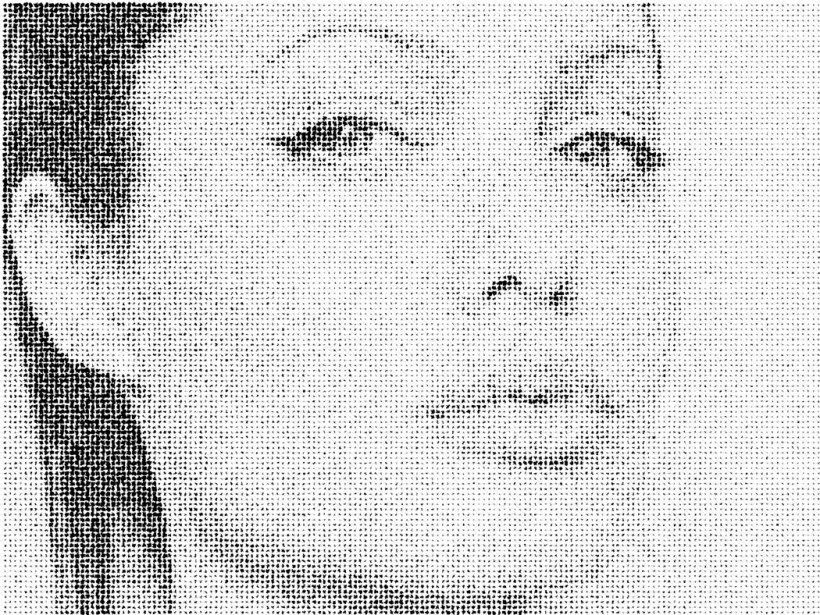
#> input picture raster_imgs/0.png, 820 x 615 px; its folder holds only this picture in this run
$ jupyter execute --allow-errors 'Laboratory assignment - CompVizLab I - Phawit.ipynb'
#> lines starting #> are read from the running program, lines starting #| are printed output that depends on the picture
# Laboratory assignment - CompVizLab I
#### Student Name: Phawit Boonrat

### Removing raster from an image

For example, when scanning images published in an old newspaper, the graphics frequently exhibit raster effects resulting from historical printing technology using printer's ink. These effects are undesirable in a digital version of the image and should therefore be removed.

Devise a pipeline for this removal and implement it as a tool for treating arbitrary scanned, rasterized images. Run the code as a demonstration of your tool for several example images and display before - after results. Consult the literature for theory and methodology.

---

## I.Methodology
The pipeline implemented in this tool follows these steps:
1.  **Image Acquisition:** Converting the input to grayscale to analyze intensity patterns.
2.  **Fourier Transform:** Moving the image from the **Spatial Domain** to the **Frequency Domain** using FFT.
3.  **Frequency Filtering:** Applying a **Gaussian Low-Pass Filter (GLPF)** to suppress high-frequency components (the raster dots) while preserving low-frequency structures (the main image).
4.  **Inverse Transform:** Reconstructing the image back to the Spatial Domain.

## II.Import Librely

[cell 1]
import cv2
import numpy as np
import matplotlib.pyplot as plt
import requests
import os
import glob

def display_results(images, titles):
    plt.figure(figsize=(18, 6))
    for i in range(len(images)):
        plt.subplot(1, len(images), i+1)
        plt.imshow(images[i], cmap='gray')
        plt.title(titles[i])
        plt.axis('off')
    plt.tight_layout()
    plt.show()

## III.Download Image

[cell 2]
# download images to local
img_urls = [ "https://cgraphiccg.wordpress.com/wp-content/uploads/2016/09/rastersquigle11.jpg?w=820&h=615",
             "https://i.sstatic.net/3uvzh.jpg",
             "https://i.sstatic.net/zjQNA.jpg",
             "https://i.sstatic.net/J4Xtg.jpg",
            ]
output_dir = "raster_imgs"
os.makedirs("output_dir", exist_ok=True)

#> (the rest of this cell did not finish here and is left out)

[cell 3]
## Visualize
# image to numpy
image_paths = sorted(glob.glob(f"{output_dir}/*.png"))
imgs = []
for i, img_path in enumerate(image_paths):
    img = cv2.imread(img_path)
#> img is the input picture: shape (615, 820, 3); min 0, max 255, mean 211.3
    img = cv2.cvtColor(img, cv2.COLOR_BGR2RGB)
    imgs.append(img)

# plot
display_results(imgs, image_paths)
#> the loop in display_results, `for i in range(len(images)):` made 1 pass

## IV.Methology (step by step)

[cell 4]
# Image to Frequency Domain
image = cv2.imread('raster_imgs/0.png', 0)
dft = np.fft.fft2(image)
dft_shift = np.fft.fftshift(dft)

# Calculate Magnitude Spectrum (Log scale for visualization)
magnitude_spectrum = 20 * np.log(np.abs(dft_shift) + 1)
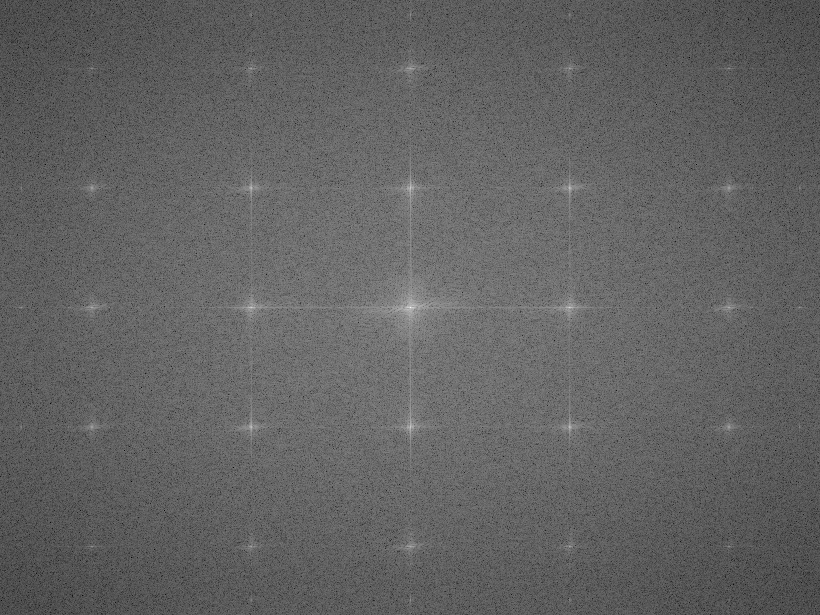
#> magnitude_spectrum: shape (615, 820) float64; min 73.53, max 369.7, mean 188.3; drawn with min black and max white

# plot
display_results([image, magnitude_spectrum], ['Original Scanned Image', 'Frequency Spectrum'])
#> the loop in display_results (call 2), `for i in range(len(images)):` made 2 passes
#> in display_results (call 2), `plt.show()`:
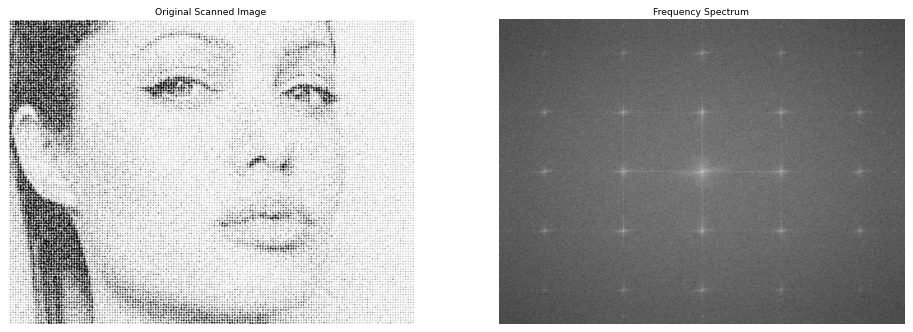
#> figure drawn by matplotlib, 2 panels

[cell 5]
## Filter Implementation
rows, cols = image.shape
crow, ccol = rows // 2 , cols // 2

# Create a Gaussian Low Pass Filter
# This smooths the transition compared to a hard circular mask, reducing artifacts.
def create_gaussian_mask(rows, cols, sigma):
#> called with rows = 615, cols = 820, sigma = 40
    x = np.linspace(-ccol, cols - ccol, cols)
    y = np.linspace(-crow, rows - crow, rows)
    x, y = np.meshgrid(x, y)
    mask = np.exp(-(x**2 + y**2) / (2 * sigma**2))
    return mask

# Adjust 'sigma' based on the intensity of the raster dots
sigma_value = 40
mask = create_gaussian_mask(rows, cols, sigma_value)

# 5. Apply Mask to the shifted DFT
fshift_filtered = dft_shift * mask

display_results([magnitude_spectrum, mask, 20*np.log(np.abs(fshift_filtered)+1)],
                ['Original Spectrum', 'Gaussian Filter Mask', 'Filtered Spectrum'])
#> the loop in display_results (call 3), `for i in range(len(images)):` made 3 passes
#> in display_results (call 3), `plt.show()`:
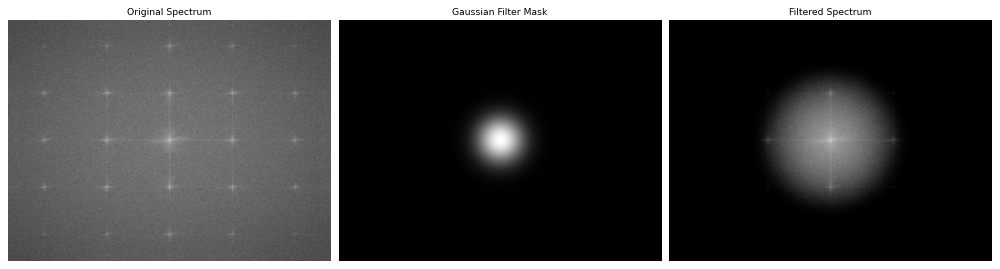
#> figure drawn by matplotlib, 3 panels

[cell 6]
## Reconstruction and Final Results (Code)
# Inverse FFT to return to spatial domain
f_ishift = np.fft.ifftshift(fshift_filtered)
img_back = np.fft.ifft2(f_ishift)
img_back = np.abs(img_back)
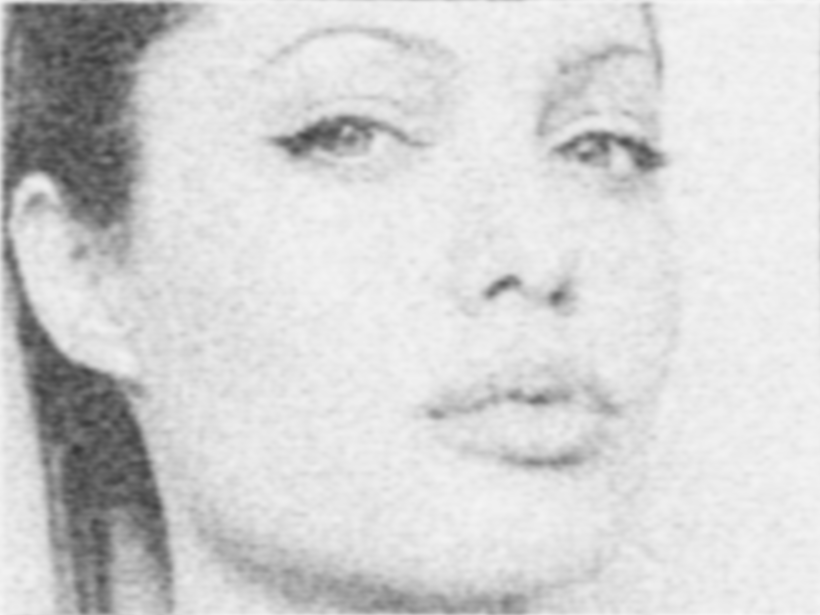
#> img_back: shape (615, 820) float64; min 54.78, max 248.3, mean 211.3

# Normalize result for display
final_result = cv2.normalize(img_back, None, 0, 255, cv2.NORM_MINMAX).astype(np.uint8)
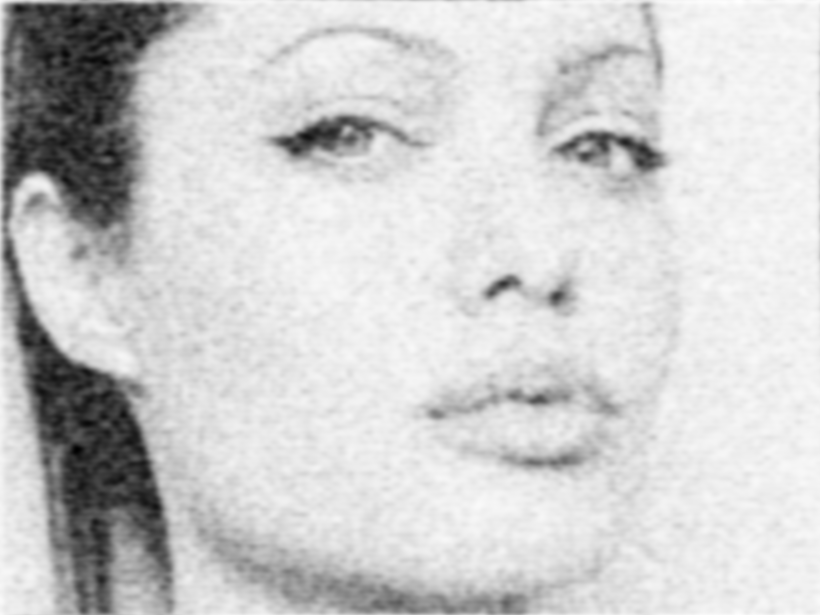
#> final_result: shape (615, 820); min 0, max 255, mean 205.8

# Comparison Display
print("Final Comparison: Before vs. After De-screening")
display_results([image, final_result], ['Original (With Raster)', 'Cleaned (De-screened)'])

## 3.Slide bar adjust

[cell 7]
import numpy as np
import cv2
import matplotlib.pyplot as plt
from ipywidgets import interact, IntSlider, FloatSlider


def raster_fft_denoise(image_path):
    # --- 1. Load image ---
#> called with image_path = 'raster_imgs/0.png'
    img = cv2.imread(image_path, 0)

    if img is None:
        print(f"Cannot load image: {image_path}")
        return

    # --- 2. Precompute FFT ---
    dft = np.fft.fft2(img)
    dft_shift = np.fft.fftshift(dft)

    rows, cols = img.shape
    crow, ccol = rows // 2, cols // 2

    # Meshgrid for filter
    x = np.linspace(-ccol, cols - ccol, cols)
    y = np.linspace(-crow, rows - crow, rows)
#> the sliders are set to radius = 50, sharpen = 1.0
    X, Y = np.meshgrid(x, y)

    # --- 3. Processing function ---
    def process_and_show(radius, sharpen):
#> called with radius = 50, sharpen = 1
        sigma = radius + 0.001

        # Gaussian Low Pass Filter
        mask = np.exp(-(X**2 + Y**2) / (2 * sigma**2))

        # Apply filter
        fshift = dft_shift * mask

        # Inverse FFT
        f_ishift = np.fft.ifftshift(fshift)
        img_back = np.abs(np.fft.ifft2(f_ishift))

        # Normalize
        filtered = cv2.normalize(img_back, None, 0, 255, cv2.NORM_MINMAX).astype(np.uint8)

        # Sharpen (Unsharp Mask)
        if sharpen > 0:
            blurred = cv2.GaussianBlur(filtered, (0, 0), 2)
            filtered = cv2.addWeighted(filtered, 1.0 + sharpen, blurred, -sharpen, 0)

        # Spectrum (for visualization)
        magnitude_spectrum = 20 * np.log(np.abs(fshift) + 1)
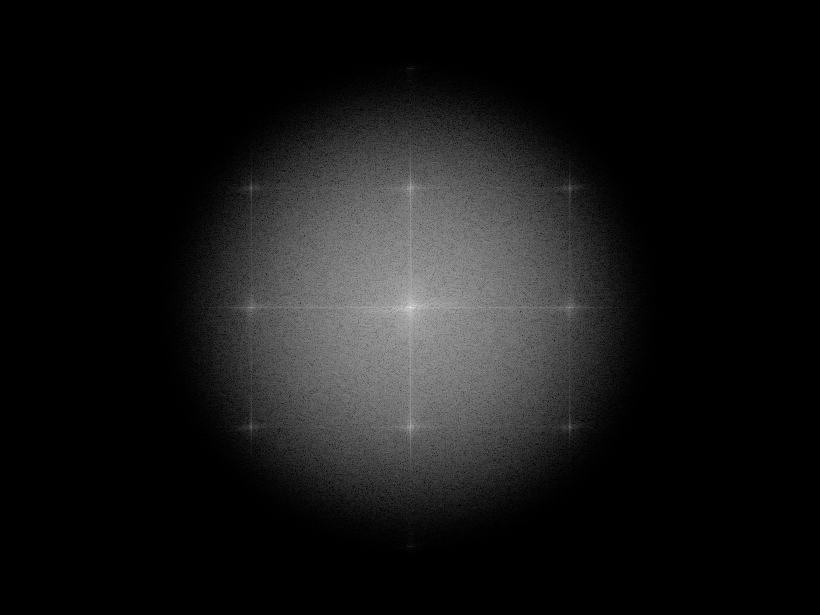
#> magnitude_spectrum: shape (615, 820) float64; min 0, max 369.7, mean 32.7; drawn with min black and max white

        # --- Plot ---
        plt.figure(figsize=(20, 7))

        plt.subplot(131)
        plt.imshow(img, cmap='gray')
        plt.title('1. Original')
        plt.axis('off')

        plt.subplot(132)
        plt.imshow(magnitude_spectrum, cmap='gray')
        plt.title(f'2. Spectrum (R={radius})')
        plt.axis('off')

        plt.subplot(133)
        plt.imshow(filtered, cmap='gray')
        plt.title(f'3. Result (Sharpen={sharpen})')
        plt.axis('off')

        plt.tight_layout()
        plt.show()

    # --- 4. Interactive UI ---
    interact(
        process_and_show,
        radius=IntSlider(
            min=5,
            max=min(crow, ccol)//2,
            step=1,
            value=50,
            description='Radius',
            continuous_update=False
        ),
        sharpen=FloatSlider(
            min=0.0,
            max=10.0,
            step=0.5,
            value=1.0,
            description='Sharpen',
            continuous_update=False
        )
    )

[cell 8]
raster_fft_denoise('raster_imgs/0.png')

[cell 9]
raster_fft_denoise('raster_imgs/1.png')

[cell 10]
raster_fft_denoise('raster_imgs/2.png')

[cell 11]
raster_fft_denoise('raster_imgs/3.png')

$ run again, on raster_imgs/3.png
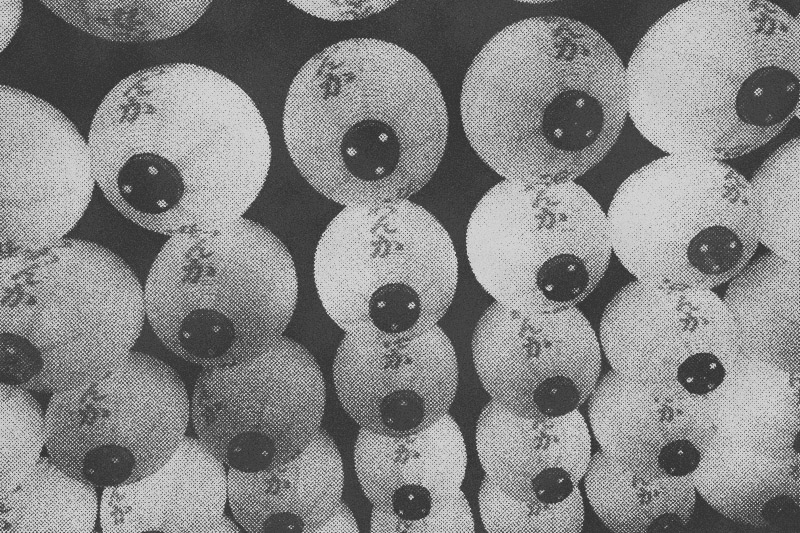
#> input picture raster_imgs/3.png, 800 x 533 px
#> img is the input picture: shape (533, 800, 3); min 40, max 224, mean 134.3
#> the loop in display_results, `for i in range(len(images)):` made 1 pass
#> img: shape (533, 800)
#> in process_and_show, `magnitude_spectrum = 20 * np.log(np.abs(fshift) + 1)`:
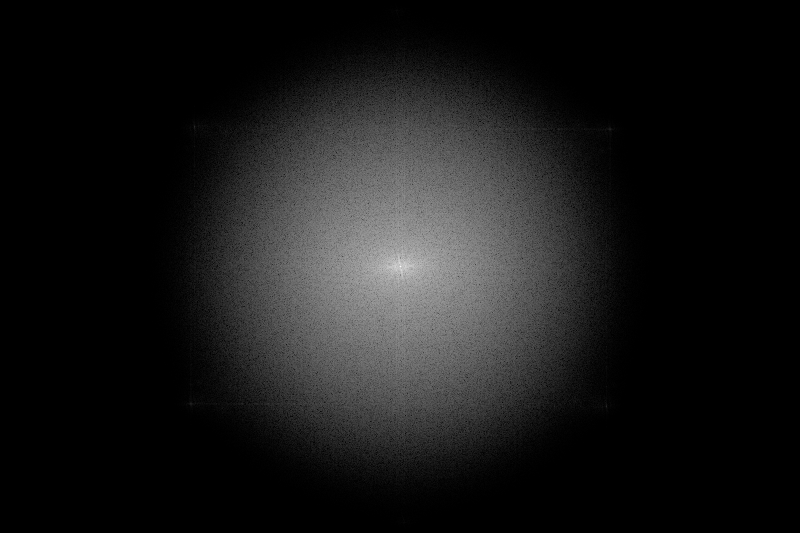
#> magnitude_spectrum: shape (533, 800) float64; min 0, max 357.3, mean 34.3; drawn with min black and max white
#> in process_and_show, `plt.show()`:
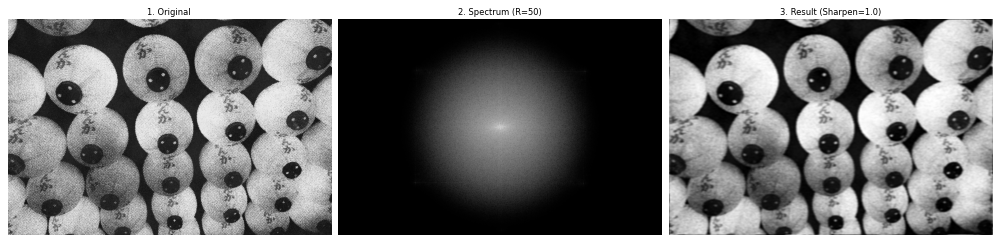
#> figure drawn by matplotlib, 3 panels
